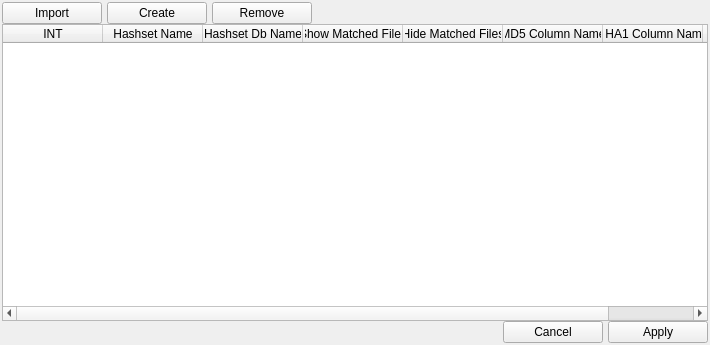
<?xml version="1.0" encoding="UTF-8"?>
<ui version="4.0">
 <class>hashset_display_toolbar</class>
 <widget class="QWidget" name="hashset_display_toolbar">
  <property name="windowModality">
   <enum>Qt::ApplicationModal</enum>
  </property>
  <property name="geometry">
   <rect>
    <x>0</x>
    <y>0</y>
    <width>710</width>
    <height>345</height>
   </rect>
  </property>
  <property name="windowTitle">
   <string>Hashset</string>
  </property>
  <layout class="QVBoxLayout" name="verticalLayout_2">
   <property name="spacing">
    <number>0</number>
   </property>
   <property name="leftMargin">
    <number>2</number>
   </property>
   <property name="topMargin">
    <number>2</number>
   </property>
   <property name="rightMargin">
    <number>2</number>
   </property>
   <property name="bottomMargin">
    <number>2</number>
   </property>
   <item>
    <layout class="QVBoxLayout" name="verticalLayout">
     <property name="spacing">
      <number>0</number>
     </property>
     <item>
      <layout class="QHBoxLayout" name="horizontalLayout">
       <property name="spacing">
        <number>5</number>
       </property>
       <item>
        <widget class="QPushButton" name="pushButton_import">
         <property name="minimumSize">
          <size>
           <width>100</width>
           <height>0</height>
          </size>
         </property>
         <property name="text">
          <string>Import</string>
         </property>
        </widget>
       </item>
       <item>
        <widget class="QPushButton" name="pushButton_create">
         <property name="minimumSize">
          <size>
           <width>100</width>
           <height>0</height>
          </size>
         </property>
         <property name="text">
          <string>Create</string>
         </property>
        </widget>
       </item>
       <item>
        <widget class="QPushButton" name="pushButton_remove">
         <property name="minimumSize">
          <size>
           <width>100</width>
           <height>0</height>
          </size>
         </property>
         <property name="text">
          <string>Remove</string>
         </property>
        </widget>
       </item>
       <item>
        <spacer name="horizontalSpacer">
         <property name="orientation">
          <enum>Qt::Horizontal</enum>
         </property>
         <property name="sizeHint" stdset="0">
          <size>
           <width>40</width>
           <height>20</height>
          </size>
         </property>
        </spacer>
       </item>
      </layout>
     </item>
     <item>
      <widget class="QTableWidget" name="tableWidget_hashset">
       <property name="editTriggers">
        <set>QAbstractItemView::NoEditTriggers</set>
       </property>
       <property name="alternatingRowColors">
        <bool>true</bool>
       </property>
       <property name="selectionMode">
        <enum>QAbstractItemView::SingleSelection</enum>
       </property>
       <property name="selectionBehavior">
        <enum>QAbstractItemView::SelectRows</enum>
       </property>
       <property name="showGrid">
        <bool>false</bool>
       </property>
       <attribute name="horizontalHeaderStretchLastSection">
        <bool>true</bool>
       </attribute>
       <column>
        <property name="text">
         <string>INT</string>
        </property>
       </column>
       <column>
        <property name="text">
         <string>Hashset Name</string>
        </property>
       </column>
       <column>
        <property name="text">
         <string>Hashset Db Name</string>
        </property>
       </column>
       <column>
        <property name="text">
         <string>Show Matched Files</string>
        </property>
       </column>
       <column>
        <property name="text">
         <string>Hide Matched Files</string>
        </property>
       </column>
       <column>
        <property name="text">
         <string>MD5 Column Name</string>
        </property>
       </column>
       <column>
        <property name="text">
         <string>SHA1 Column Name</string>
        </property>
       </column>
       <column>
        <property name="text">
         <string/>
        </property>
       </column>
      </widget>
     </item>
     <item>
      <layout class="QHBoxLayout" name="horizontalLayout_2">
       <property name="spacing">
        <number>5</number>
       </property>
       <item>
        <spacer name="horizontalSpacer_2">
         <property name="orientation">
          <enum>Qt::Horizontal</enum>
         </property>
         <property name="sizeHint" stdset="0">
          <size>
           <width>40</width>
           <height>20</height>
          </size>
         </property>
        </spacer>
       </item>
       <item>
        <widget class="QPushButton" name="pushButton_cancel">
         <property name="minimumSize">
          <size>
           <width>100</width>
           <height>0</height>
          </size>
         </property>
         <property name="text">
          <string>Cancel</string>
         </property>
        </widget>
       </item>
       <item>
        <widget class="QPushButton" name="pushButton_apply">
         <property name="minimumSize">
          <size>
           <width>100</width>
           <height>0</height>
          </size>
         </property>
         <property name="text">
          <string>Apply</string>
         </property>
        </widget>
       </item>
      </layout>
     </item>
    </layout>
   </item>
  </layout>
 </widget>
 <resources/>
 <connections/>
</ui>
